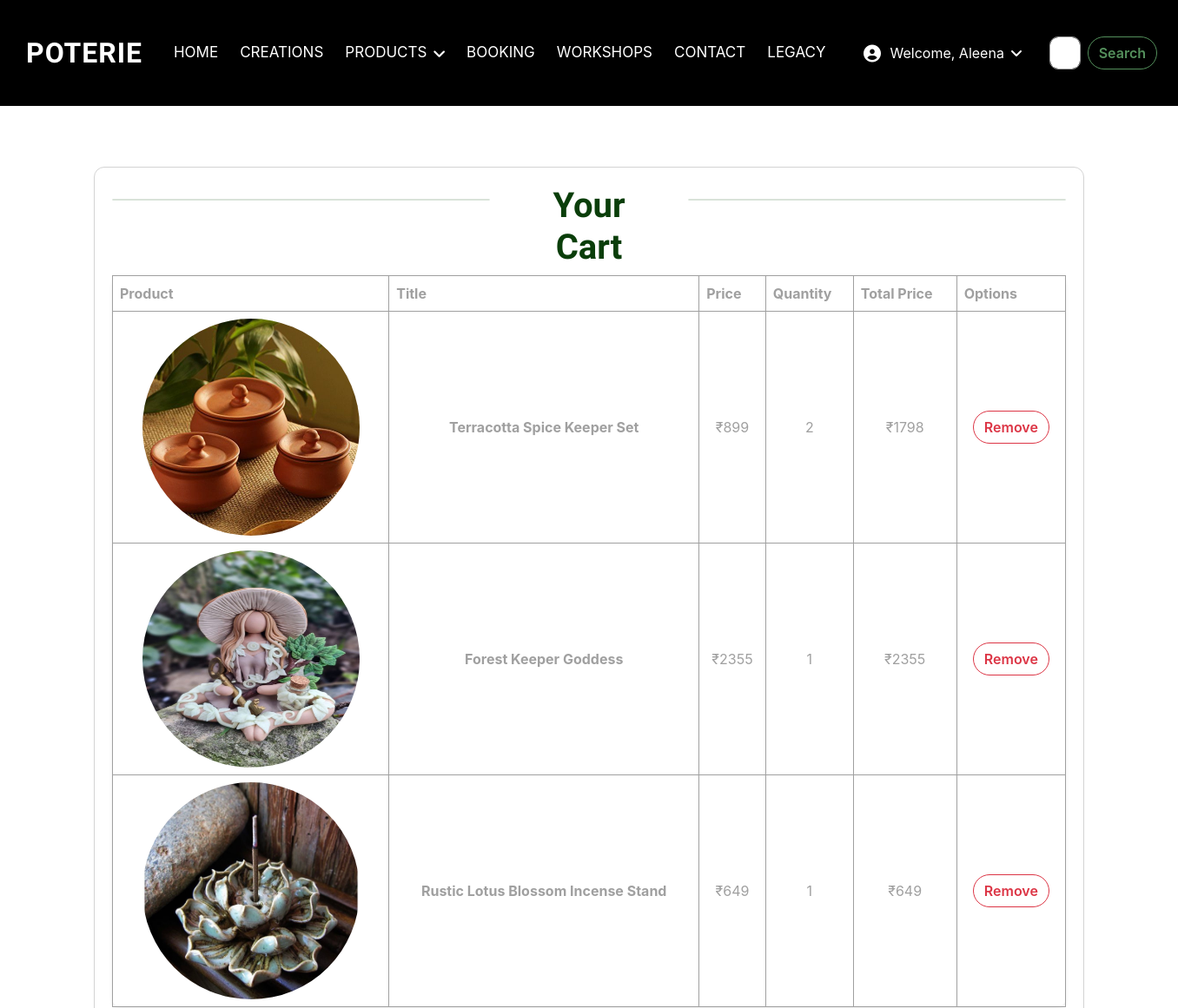
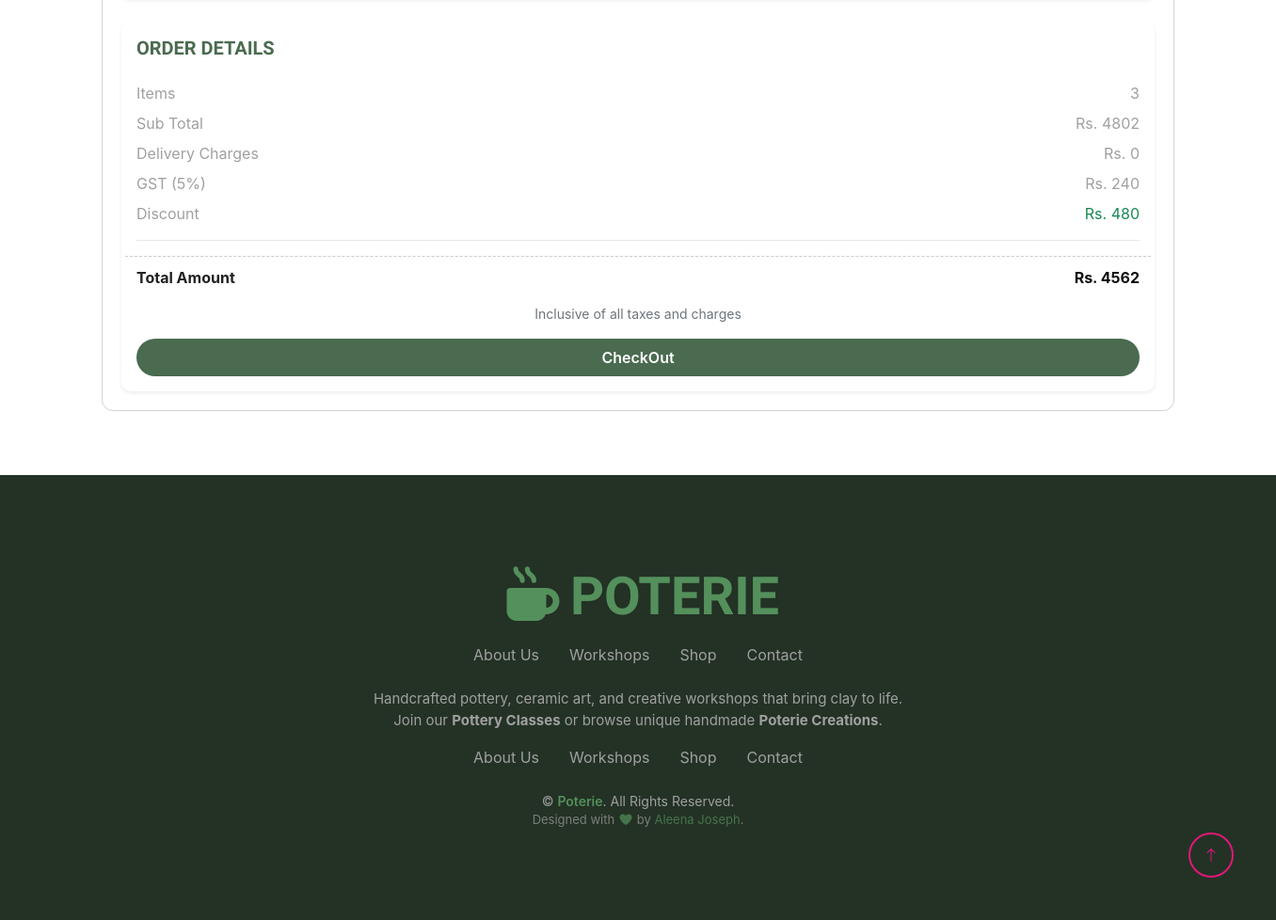
Page /PoteriaSite/Cartpage (signed in) on the committed database (2 pictures, top to bottom).
### webapp/models.py (models this page shows, shortened)
class Cartdb(models.Model):
    Singlepottery_username = models.CharField(max_length=30, null=True, blank=True)
    Singlepottery_name = models.CharField(max_length=30, null=True, blank=True)
    Singlepottery_price = models.IntegerField(null=True, blank=True)
    Singlepottery_total = models.IntegerField(null=True, blank=True)
    Singlepottery_quantity = models.CharField(max_length=30, null=True, blank=True)
    Singlepottery_image = models.ImageField(upload_to="Cart Images", null=True, blank=True)
    Potteryid = models.IntegerField(null=True, blank=True)

### webapp/views.py (the view)
# urls.py: path('Cartpage', views.Cartpage, name="Cartpage"),
def Cartpage(request):
    cart_count = 0
    uname = request.session.get('username')
    if uname:
        cart_count = Cartdb.objects.filter(Singlepottery_username=uname).count()
    product = productdb.objects.all()
    cart = Cartdb.objects.filter(Singlepottery_username=request.session['username'])
    sub_total = 0
    total_amount = 0
    delivery = 0
    gst = 0
    discount = 0
    for i in cart:
        sub_total += i.Singlepottery_total
        if sub_total < 500:
            delivery = 50
        else:
            delivery = 0
        gst = round((sub_total + delivery) * 0.05)
        discount = round((sub_total * 0.10))
        total_amount = round((gst + sub_total + delivery) - discount)
    return render(request, "Cartpage.html", {'product': product,
                                             'cart': cart,
                                             'cart_count': cart_count,
                                             'sub_total': sub_total,
                                             'delivery': delivery,
                                             'gst': gst,
                                             'total_amount': total_amount,
                                             'discount': discount})

### webapp/templates/Cartpage.html (shortened to what this page needs)
<!DOCTYPE html>
<html lang="en">
{% load static %}
<head>
    <link href="https://cdnjs.cloudflare.com/ajax/libs/font-awesome/7.0.0/css/all.min.css" rel="stylesheet">
    <link href="https://cdn.jsdelivr.net/npm/bootstrap-icons@1.4.1/font/bootstrap-icons.css" rel="stylesheet">
    <link href="{% static 'website/lib/animate/animate.min.css' %}" rel="stylesheet">
    <link href="{% static 'website/lib/lightbox/css/lightbox.min.css' %}" rel="stylesheet">
    <link href="{% static 'website/lib/owlcarousel/assets/owl.carousel.min.css' %}" rel="stylesheet">
    <link href="{% static 'website/css/bootstrap.min.css' %}" rel="stylesheet">
    <link href="{% static 'website/css/style.css' %}" rel="stylesheet">
</head>
<body style="background-color:white;">
<div class="container-fluid p-0 ">
    <nav class="navbar navbar-expand-lg" style="background-color:rgb(0,0,0);">
        <a href="{% url 'Homepage' %}" class="navbar-brand ms-4 ms-lg-0 d-flex align-items-center">
            <h2 class="mb-0 text-uppercase"
                style="color: white; font-weight: bold; margin-left:30px; margin-right:20px;">Poterie</h2>
        </a>
        <div class="collapse navbar-collapse" id="navbarCollapse">
            <div class="navbar-nav mx-auto p-4 p-lg-0">
                <a href="{% url 'Homepage' %}"
                   class="nav-item nav-link {% if request.resolver_match.url_name == 'Homepage' %}active{% endif %}">Home</a>
                <a href="{% url 'Creationpage' %}"
                   class="nav-item nav-link {% if request.resolver_match.url_name == 'Creationpage' %}active{% endif %}">Creations</a>
                <div class="nav-item dropdown">
                    <a href="#" class="nav-link dropdown-toggle text-white" data-bs-toggle="dropdown">Products</a>
                </div>
                <a href="{% url 'Bookingpage' %}"
                   class="nav-item nav-link text-white {% if request.resolver_match.url_name == 'Bookingpage' %}active{% endif %}">Booking</a>
                <a href="{% url 'Workshoppage' %}"
                   class="nav-item nav-link text-white {% if request.resolver_match.url_name == 'Workshoppage' %}active{% endif %}">Workshops</a>
                <a href="{% url 'Contactpage' %}"
                   class="nav-item nav-link text-white {% if request.resolver_match.url_name == 'Contactpage' %}active{% endif %}">Contact</a>
                <a href="{% url 'Legacygpage' %}"
                   class="nav-item nav-link text-white {% if request.resolver_match.url_name == 'Legacygpage' %}active{% endif %}">Legacy</a>
            </div>
            {% if request.session.username %}
            <div class="nav-item dropdown me-3">
                <a href="#" class="nav-link dropdown-toggle text-white d-flex align-items-center"
                   data-bs-toggle="dropdown">
                    <i class="fas fa-user-circle fa-lg me-2"></i>Welcome, {{ request.session.username }} </a>
            </div>
            {% endif %}
            <form class="d-flex me-4" role="search">
                <input class="form-control me-2" type="search" placeholder="Search" aria-label="Search">
                <button class="btn btn-outline-success" type="submit">Search</button>
            </form>
        </div>
    </nav>
</div>
<div class="container-fluid main_wrapper" style="margin-top:124px; padding:20px 50px;">
    <div class="container cart-container my-5"
         style="border:1px solid lightgrey; border-radius:12px; width:auto; height:auto; padding:20px;">
        <div style="display:flex; gap:40px; text-align:center; mt-5 mb-5">
            <hr style="width:500px; border:1.5px solid rgb(106, 148, 106); border-radius:12px;">
            <h1 style="color:rgb(10, 62, 10);">Your Cart</h1>
            <hr style="width:500px; border:1.5px solid rgb(106, 148, 106);border-radius:12px;">
        </div>
        <div class="col-12 mb-4">
            <div class="card border-0 shadow-sm">
                <div class="card-body p-0">
                    <div class="table-responsive">
                        <table class="table table-bordered align-middle mb-0">
                            <thead>
                            <tr>
                                <th>Product</th>
                                <th>Title</th>
                                <th>Price</th>
                                <th>Quantity</th>
                                <th>Total Price</th>
                                <th>Options</th>
                            </tr>
                            </thead>
                            <tbody>
                            {% for i in cart %}
                            <tr class="text-center">
                                <td>
                                    <img src="{{ i.Singlepottery_image.url }}" alt="Product Image" width="250px"
                                         height="250px" class="rounded-circle">
                                </td>
                                <td><strong>{{i.Singlepottery_name}}</strong></td>
                                <td>₹{{i.Singlepottery_price}}</td>
                                <td>{{i.Singlepottery_quantity}}</td>
                                <td>₹{{i.Singlepottery_total}}</td>
                                <td>
                                    <a href="{% url 'deletecart' c_id=i.id %}" class="btn btn-outline-danger ">
                                        Remove </a>
                                </td>
                            </tr>
                            {% empty %}
                            <div class="text-center py-5">
                                <h5 class="text-muted">Your cart is empty.</h5>
                                <a href="{% url 'Creationpage' %}" class="btn btn-outline-success mt-3">Continue
                                    Shopping</a>
                            </div>
                            {% endfor %}
                            </tbody>
                        </table>
                    </div>
                </div>
            </div>
        </div>
        <div class="col-12">
            <div class="card border-0 shadow-sm">
                <div class="card-body">
                    <h5 class="fw-bold mb-4 text-uppercase" style="color:#4a6b50;">Order Details</h5>
                    <div class="row mb-2">
                        <div class="col-6">Items</div>
                        <div class="col-6 text-end fw-semibold">{{cart_count}}</div>
                    </div>
                    <div class="row mb-2">
                        <div class="col-6">Sub Total</div>
                        <div class="col-6 text-end fw-semibold">
                            Rs. {{sub_total}}
                        </div>
                    </div>
                    <div class="row mb-2">
                        <div class="col-6">Delivery Charges</div>
                        <div class="col-6 text-end fw-semibold">Rs. {{delivery}}</div>
                    </div>
                    <div class="row mb-2">
                        <div class="col-6">GST (5%)</div>
                        <div class="col-6 text-end fw-semibold">Rs. {{gst}}</div>
                    </div>
                    <div class="row mb-2">
                        <div class="col-6">Discount</div>
                        <div class="col-6 text-end text-success fw-semibold">Rs. {{discount}}</div>
                    </div>
                    <hr>
                    <div class="row total-price mb-3">
                        <div class="col-6 fw-bold">Total Amount</div>
                        <div class="col-6 text-end fw-bold text-dark">Rs. {{total_amount}}</div>
                    </div>
                    <p class="text-muted small mb-3 text-center">Inclusive of all taxes and charges</p>
                    <div class="mt-3">
                        <a href="{% url 'Checkoutpage' %}" class="btn w-100 py-2"
                           style="background-color:#4a6b50; border:none; color:white; font-weight:600;">
                            CheckOut
                        </a>
                    </div>
                </div>
            </div>
        </div>
    </div>
</div>
<div class="container-fluid text-light footer py-5" style="background-color: rgb(35, 50, 37);"
     data-wow-delay="0.1s">
    <div class="container text-center py-5">
        <a href="{% url 'Homepage' %}">
            <h1 class="display-4 mb-3 text-uppercase" style="color: rgb(84, 144, 92); font-weight: 800;">
                <i class="fa-solid fa-mug-hot me-2"></i>Poterie
            </h1>
        </a>
        <div class="d-flex justify-content-center flex-wrap mb-4">
            <a href="{% url 'Homepage' %}" class="text-light mx-3" style="text-decoration: none;">About Us</a>
            <a href="{% url 'Workshoppage' %}" class="text-light mx-3" style="text-decoration: none;">Workshops</a>
            <a href="{% url 'Creationpage' %}" class="text-light mx-3" style="text-decoration: none;">Shop</a>
            <a href="{% url 'Contactpage' %}" class="text-light mx-3" style="text-decoration: none;">Contact</a>
        </div>
        <p class="mb-3" style="font-size: 15px;">
            Handcrafted pottery, ceramic art, and creative workshops that bring clay to life.<br>
            Join our <strong>Pottery Classes</strong> or browse unique handmade <strong>Poterie Creations</strong>.
        </p>
        <div class="d-flex justify-content-center flex-wrap mb-4">
            <a href="{% url 'Homepage' %}" class="text-light mx-3" style="text-decoration: none;">About Us</a>
            <a href="{% url 'Workshoppage' %}" class="text-light mx-3" style="text-decoration: none;">Workshops</a>
            <a href="{% url 'Creationpage' %}" class="text-light mx-3" style="text-decoration: none;">Shop</a>
            <a href="{% url 'Contactpage' %}" class="text-light mx-3" style="text-decoration: none;">Contact</a>
        </div>
        <p class="mb-0" style="font-size: 14px;">
            &copy; <span style="color: rgb(84, 144, 92); font-weight: 600;">Poterie</span>. All Rights Reserved.
        </p>
        <p class="mb-0" style="font-size: 13px; opacity: 0.7;">
            Designed with <i class="fa-solid fa-heart" style="color: rgb(84, 144, 92);"></i> by <a href="#"
                                                                                                   style="color: rgb(84, 144, 92); text-decoration: none;">Aleena
            Joseph</a>.
        </p>
    </div>
</div>
<a href="#" class="btn btn-outline-primary border-2 btn-lg-square back-to-top"><i class="bi bi-arrow-up"></i></a>
</body>
</html>

### webapp/static/website/css/style.css (style rules this page uses)
.back-to-top { position: fixed; display: none; right: 45px; bottom: 45px; z-index: 99; }
.btn { font-weight: 600; transition: .5s; border-radius: 50px; }
.btn-lg-square { width: 48px; height: 48px; }
.btn-square, .btn-sm-square, .btn-lg-square { padding: 0; display: flex; align-items: center; justify-content: center; font-weight: inherit; }
.navbar { position: absolute; width: 100%; top: 0; left: 0; z-index: 9; transition: .5s; }
.navbar .navbar-nav .nav-link { margin-right: 25px; padding: 40px 0; color: var(--bs-white); font-size: 17px; text-transform: uppercase; outline: none; transition: .5s; }
.navbar .dropdown-toggle::after { border: none; content: "\f107"; font-family: "Font Awesome 5 Free"; font-weight: 900; vertical-align: middle; margin-left: 8px; }
.footer { background-position: 0px 0px; background-repeat: repeat-x; animation: footerAnimatedBg 50s linear infinite; }
.navbar .nav-link { color: white; transition: 0.3s; }
.btn-outline-success { border-color: rgb(84, 144, 92); color: rgb(84, 144, 92); }

### webapp/templates/Cartpage.html (style rules this page uses)
body { background-color: #f1f3f6; font-family: 'Inter', sans-serif; }
.navbar { background-color: #2874f0; }
.navbar-brand h2 { color: white; font-weight: 700; letter-spacing: 1px; }
.cart-container { margin-top: 100px; margin-bottom: 80px; }
.total-price { border-top: 1px dashed #ccc; padding-top: 10px; margin-top: 10px; font-weight: 700; color: #212121; }
.footer { background-color: rgb(35, 50, 37); color: white; padding: 40px 0; }

### rows in the picture
Cartdb: Singlepottery_image (picture), Singlepottery_name "Terracotta Spice Keeper Set", Singlepottery_price "899", Singlepottery_quantity "2", Singlepottery_total "1798"
Cartdb: Singlepottery_image (picture), Singlepottery_name "Forest Keeper Goddess", Singlepottery_price "2355", Singlepottery_quantity "1", Singlepottery_total "2355"
Cartdb: Singlepottery_image (picture), Singlepottery_name "Rustic Lotus Blossom Incense Stand", Singlepottery_price "649", Singlepottery_quantity "1", Singlepottery_total "649"

### other values in the picture
{{ request.session.username }} "Aleena"
{{ cart_count }} "3"
{{ sub_total }} "4802"
{{ delivery }} "0"
{{ gst }} "240"
{{ discount }} "480"
{{ total_amount }} "4562"
